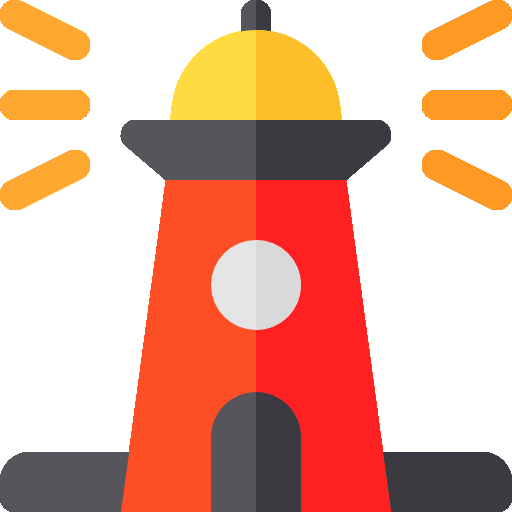
#> input picture DatasetWithoutRotations/Training/png/001-lighthouse.png, 512 x 512 px; its folder holds only this picture in this run
$ jupyter execute --allow-errors task3.1.ipynb   (shell and % lines are left out)   (older library calls are emulated)
#> lines starting #> are read from the running program, lines starting #| are printed output that depends on the picture
[cell 1]
import cv2
import os
import numpy as np
import matplotlib.pyplot as plt

[cell 2]
def load_images_from_folder(folder):
#> called with folder = 'DatasetWithoutRotations/Training/png'
    images = []
    for filename in os.listdir(folder):
        img = cv2.imread(os.path.join(folder,filename))
#> img is the input picture: shape (512, 512, 3); mean B, G, R 155.4, 173.4, 226.3
        if img is not None:
            images.append(img)
    return images

[cell 3]
#function to get file names for each image
def file_names(folder):
    names = []
    for filename in os.listdir(folder):
        names.append(filename[4:len(filename)-4])
    return names

[cell 4]
train_images = load_images_from_folder("DatasetWithoutRotations/Training/png")
#> train_images = 1 item

[cell 5]
def show_rgb_img(img):
    return plt.imshow(cv2.cvtColor(img, cv2.CV_32S))

def gen_sift_features(img):
    sift = cv2.SIFT_create()
    kp, desc = sift.detectAndCompute(img, None)
    return kp, desc

def show_sift_features(img, kp):
    return show_rgb_img(cv2.drawKeypoints(img, kp, None, flags=cv2.DRAW_MATCHES_FLAGS_DRAW_RICH_KEYPOINTS))

[cell 6]
#explore keypoints for each icon
for i in range(len(train_images)):
    trainImgKp, trainimgDesc = gen_sift_features(train_images[i])
    show_sift_features(train_images[i], trainImgKp)
    plt.show()
#> this loop made 1 pass
#> pass 1, `trainImgKp, trainimgDesc = gen_sift_features(train_images[i])`:
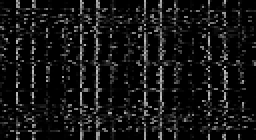
#> trainimgDesc: shape (70, 128) float32 (shown 2 times larger); min 0, max 191, mean 21
#> pass 1, `plt.show()`:
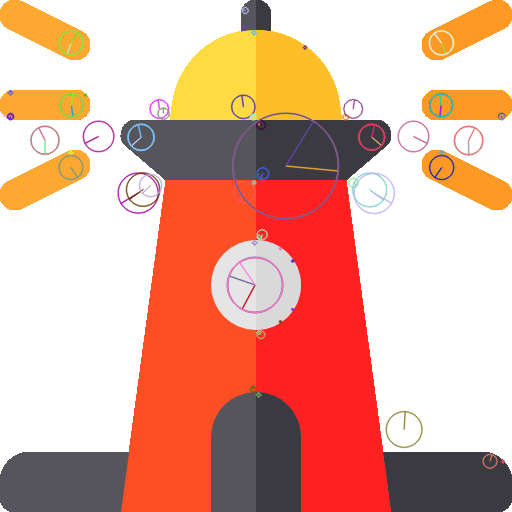
#> shown: shape (512, 512, 3); mean R, G, B 225.2, 172.4, 155.5

#> (a cell that did not finish here is left out)

#> (a cell that did not finish here is left out)

[cell 9]
#for an image in train set, compare all test images using brute force matcher
# [23 lines left out: function lookAtMatches, not called in this run]

[cell 10]
#for an image in train set, compare all test images using flann matcher
# [28 lines left out: function lookAtMatches2, not called in this run]

#> (a cell that did not finish here is left out)

[cell 12]
# main function used which extracts keypoints and descriptors, compares them, filters out outliers, and then adds a bounding
# box
# [52 lines left out: function siftWithRansac, not called in this run]

[cell 13]
iconNames = file_names("DatasetWithoutRotations/Training/png")

$ run again, on DatasetWithoutRotations/Training/png/005-silo.png
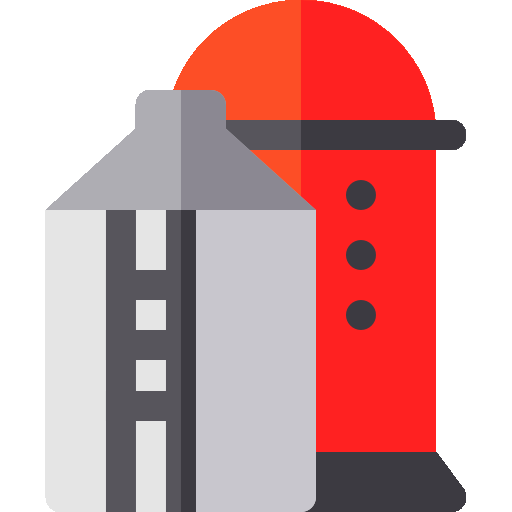
#> input picture DatasetWithoutRotations/Training/png/005-silo.png, 512 x 512 px
#> in load_images_from_folder, img is the input picture: shape (512, 512, 3); mean B, G, R 163.5, 162.8, 211.5
#> train_images = 1 item
#> the loop `for i in range(len(train_images)):` made 1 pass
#> pass 1, `trainImgKp, trainimgDesc = gen_sift_features(train_images[i])`:
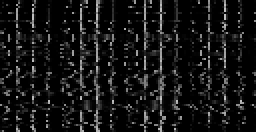
#> trainimgDesc: shape (66, 128) float32 (shown 2 times larger); min 0, max 197, mean 20.3
#> pass 1, `plt.show()`:
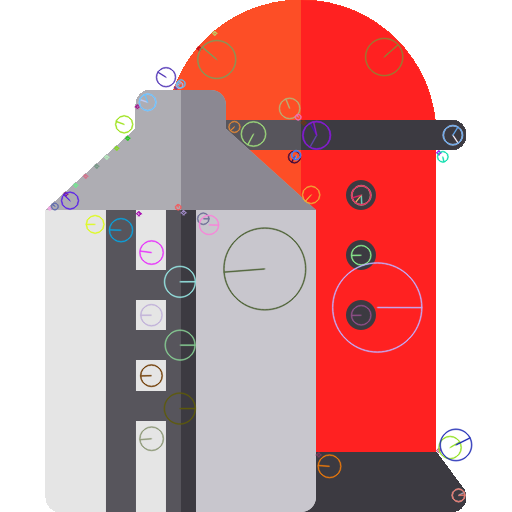
#> shown: shape (512, 512, 3); mean R, G, B 210.9, 163, 163.8

$ run again, on DatasetWithoutRotations/Training/png/002-bike.png
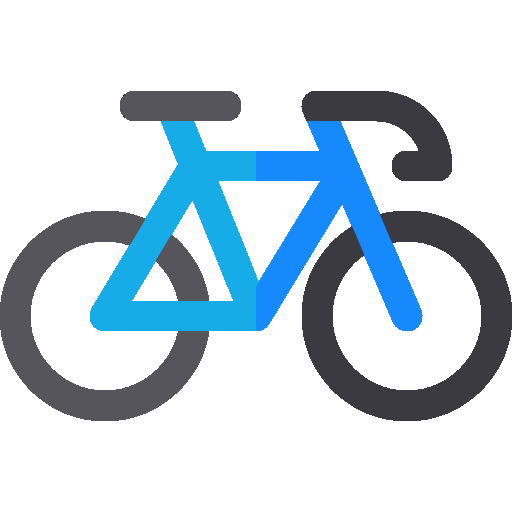
#> input picture DatasetWithoutRotations/Training/png/002-bike.png, 512 x 512 px
#> in load_images_from_folder, img is the input picture: shape (512, 512, 3); mean B, G, R 224.8, 213.9, 198.9
#> train_images = 1 item
#> the loop `for i in range(len(train_images)):` made 1 pass
#> pass 1, `trainImgKp, trainimgDesc = gen_sift_features(train_images[i])`:
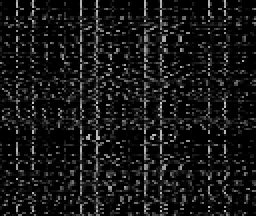
#> trainimgDesc: shape (108, 128) float32 (shown 2 times larger); min 0, max 203, mean 22.6
#> pass 1, `plt.show()`:
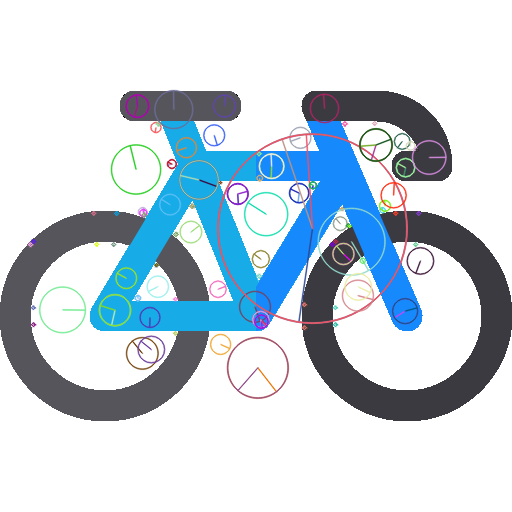
#> shown: shape (512, 512, 3); mean R, G, B 198.6, 211.8, 221.9
